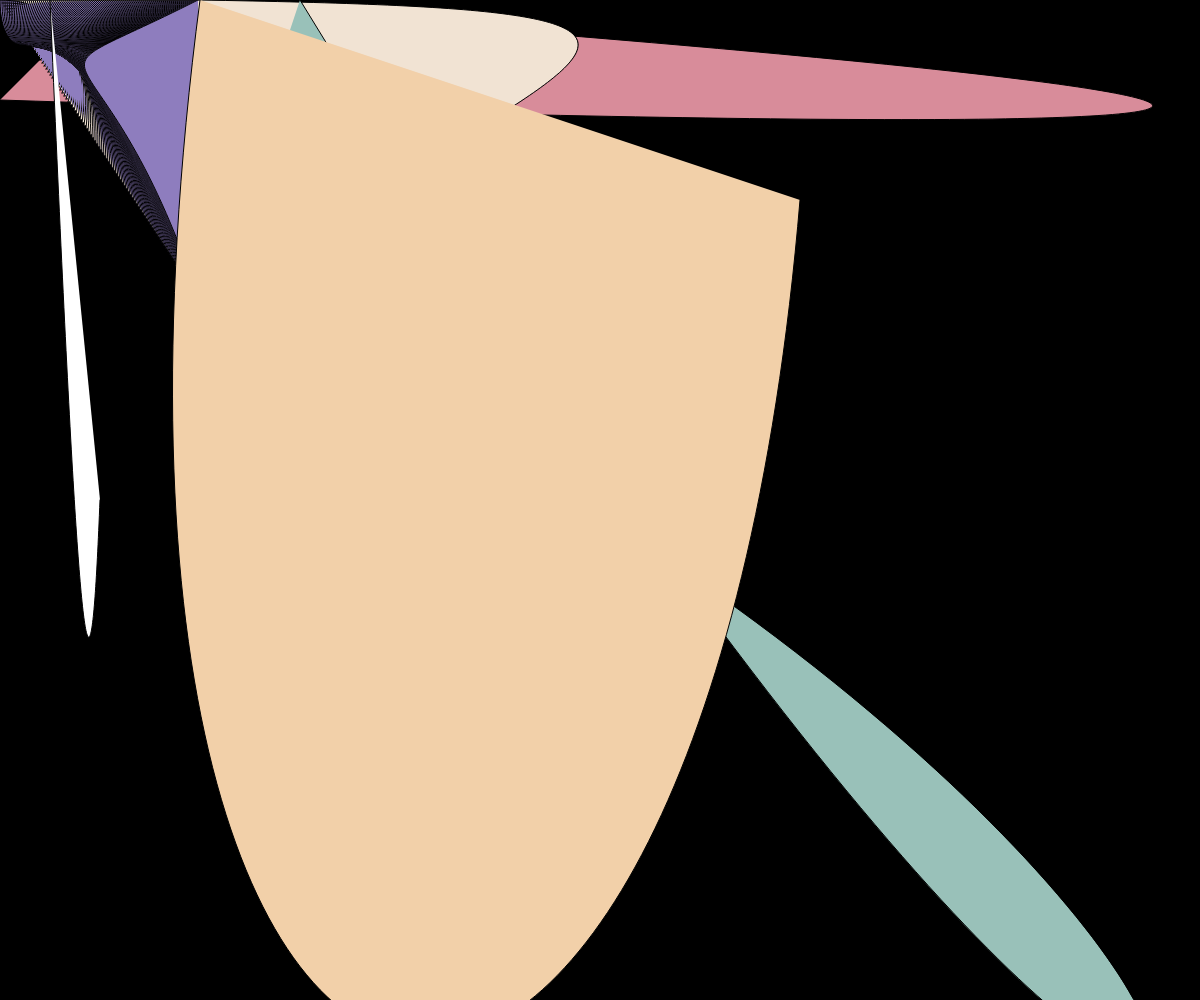
Frame 1 (no input)
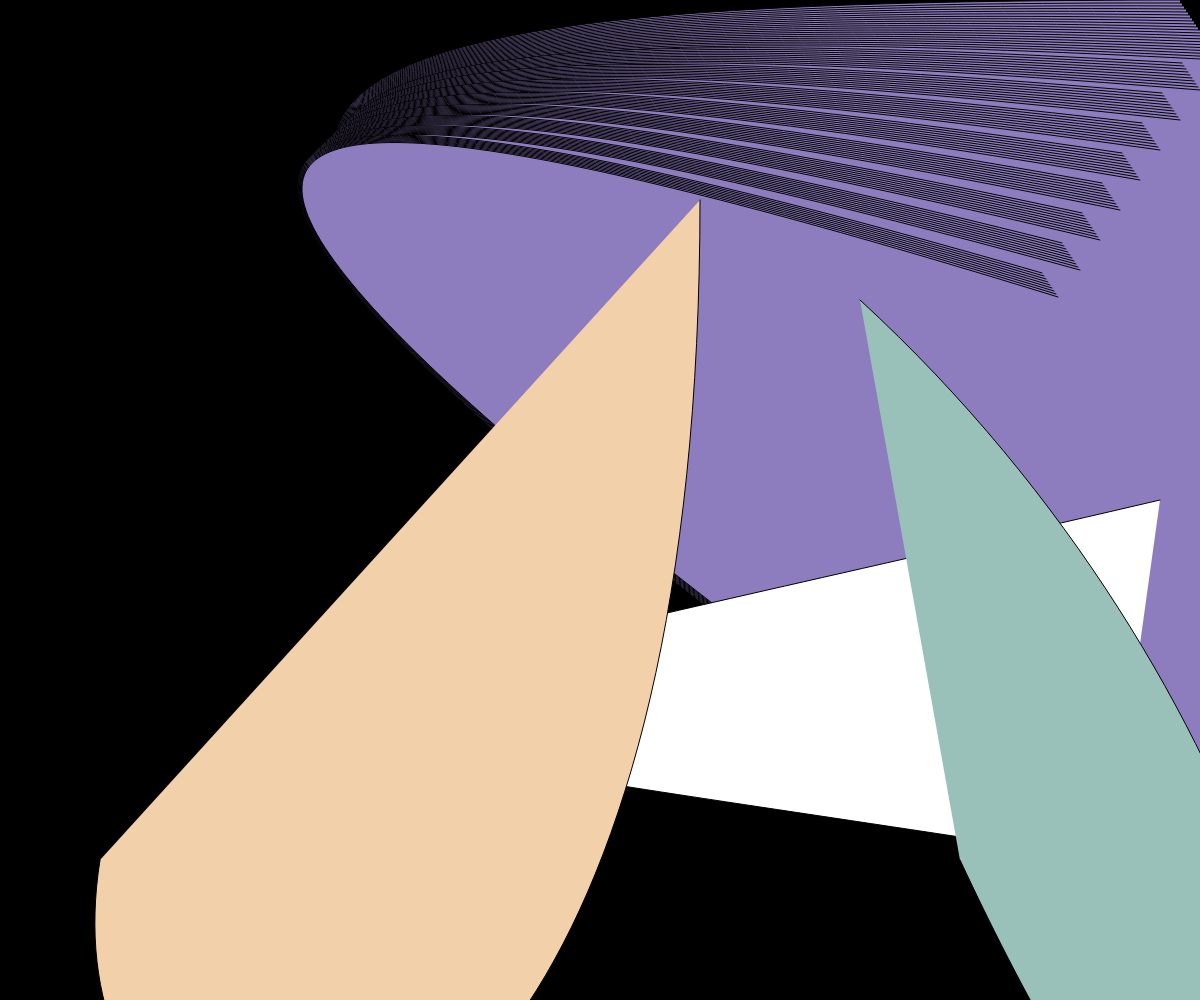
Frame 60 (no input)
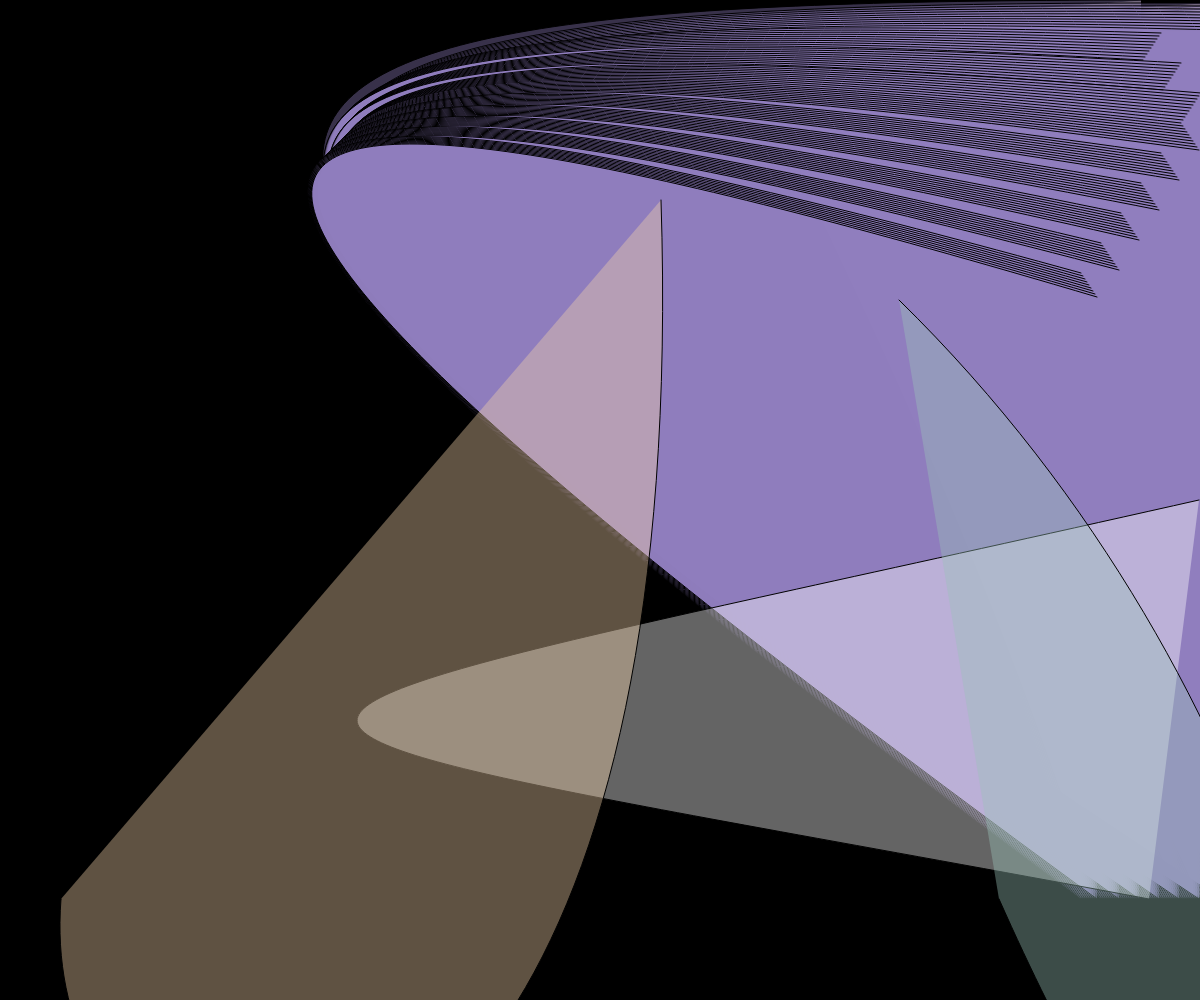
Frame 120 (the mouse pressed at the canvas centre since frame 60)

The p5.js sketch that drew these frames (run headless with seeded random() and noise() and a simulated clock; from frame 60 on, the mouse is pressed at the canvas centre):

// p5.js sketch
// ── sketch.js

let speedX = 5;
let speedY = 5;
let isMousePressed = false;
let transparency = 255;

class bez
{

  constructor(xAnch, yAnch, xCon, yCon, x2Con, y2Con, x2Anch, y2Anch, r, g, b, xDirection,yDirection )
  {
    this.xAnch = xAnch;
    this.yAnch = 0;
    this.xCon = xCon;
    this.yCon = yCon;
    this.x2Con = x2Con;
    this.y2Con = y2Con;
    this.x2Anch = x2Anch;
    this.y2Anch = y2Anch;
    this.r = r;
    this.g = g;
    this.b = b;
    this.xDirection = xDirection; 
    this.yDirection = yDirection;
  }

  displayB()
  {
    fill(this.r, this.g, this.b, transparency );
    bezier(this.xAnch, this.yAnch, this.xCon, this.yCon, this.x2Con, this.y2Con, this.x2Anch, this.y2Anch);

  }

  moveB()
  {
      if(isMousePressed == false)
      {
        this.xAnch =this.xAnch + (speedX * this.xDirection);
        this.x2Anch = this.x2Anch + (speedX * this.xDirection);
        this.yAnch =this.yAnch + (speedY * this.yDirection);
      }
      if(isMousePressed == true)
      {
        this.xAnch = this.xAnch - (speedX * this.xDirection);
        this.x2Anch = this.x2Anch - (speedX * this.xDirection);
        this.yAnch =this.yAnch - (speedY * this.yDirection);
      }
      

      //this.xAnch = this.xAnch + speedX;
      //this.x2Anch = this.x2Anch + speedX;
      if((this.xAnch > windowWidth || this.xAnch < 0) || (this.x2Anch > windowWidth || this.x2Anch < 0))
      {
          this.xDirection *= -1;
          /*this.r -= 15;
          this.b -=15;
          this.g -= 15;
          */

        

      }
      
      
     
      
      if((this.yAnch > windowHeight || this.yAnch < 0) || (this.y2Anch > windowHeight || this.y2Anch < 0))
      {
        
        this.yDirection *= -1;
      }
      
      
  }

}

class ball
{
  constructor(circlex, circley, diameter, radius, speedCX, speedCY, clrR, clrB, clrG)
  {
    this.circlex = circlex;
    this.circley = circley;
    this.diameter = diameter;
    this.radius = radius;
    this.speedCX = speedCX;
    this.speedCY = speedCY;
    this.clrR = clrR;
    this.clrB = clrB;
    this.clrG = clrG;

  }

  displayC()
  {
    fill(this.clrR, this.clrB, this.clrG);
    circle(this.circlex, this.circley, this.diameter);

  }

  moveC()
  {
    this.circley = this.circley + this.speedCY; 

    if(this.circley > (windowHeight-this.radius) || this.circley < (0 + this.radius))
    {
      this.speedCY = this.speedCY * -1;
      this.clrR += 50;
      this.clrB +=20;
      this.clrG += 30;
      
    }

    this.circlex = this.circlex + this.speedCX;

    if(this.circlex > (windowWidth - this.radius) || this.circlex < 0)
    {
  
  
      this.speedCX = this.speedCX * -1;
    }
  }


}







let many = [];
j = 0;
let num = 100;
for(j; j < num; j++)
{
  many[j] = new bez(j*2, j*3, 1, 100, 100, 1, j*2, j*3,142, 125, 190, 1, 1);
}

let curves = [];
m = 0;
let nums = 100;
for(m; m < nums; m++)
{
  curves[m] = new bez(m*2, m*3, 800, 10, 600, 40, m*2, m*3, 241, 227, 211,1, 1);
}

let fr = 60;

let bb = new bez(300, 200, 1400, 1800, 1500, 888, 200, 300, 153, 193, 185,1, 1);
let tree = new bez(200, 100, 30, 1300, 700, 1400, 800, 200,  242, 208, 169,1, 1);
let air = new bez(100, 0, 1500, 100, 1540, 150, 0, 100, 216, 140, 154,1, 1);


let crcl = new ball(100, 100, 100, 50, 2, 3, 10, 10, 10);
let b1 = new bez(400, 300, 1500, 800, 1400, 850, 500, 600, 10, 10,1, 1);
let low = new bez(50, 400, 80, 700, 90, 750, 100, 500, 255, 255, 255, 1, 1 );

function setup() {
    createCanvas(windowWidth, windowHeight);
    //top left is (0,0) origin point 
    
    frameRate(fr);
   

  }
  
 

  function draw() {
    background(0);

    if (mouseIsPressed == true) {

      isMousePressed = true;
      speedX = 1;
      speedY = 1;
      transparency = 100;
    } 
    else
    {
      isMousePressed = false; 
      speedX = 20;
      speedY = 20;
      transparency = 255;
    }

    air.displayB();
    air.moveB();
    for(k = 0; k < nums; k++)
    {
      curves[k].displayB();
      curves[k].moveB();
  
    }
    
    for(i = 0; i < num; i++){

      many[i].displayB();
      many[i].moveB();
     }


   
     low.displayB();
    bb.displayB();
    tree.displayB();


    low.moveB();
    bb.moveB();
    

    tree.moveB();



  
   
  
 

  
    
    

   
    
    
  
   
   

   
    

    
    

   
  



}
